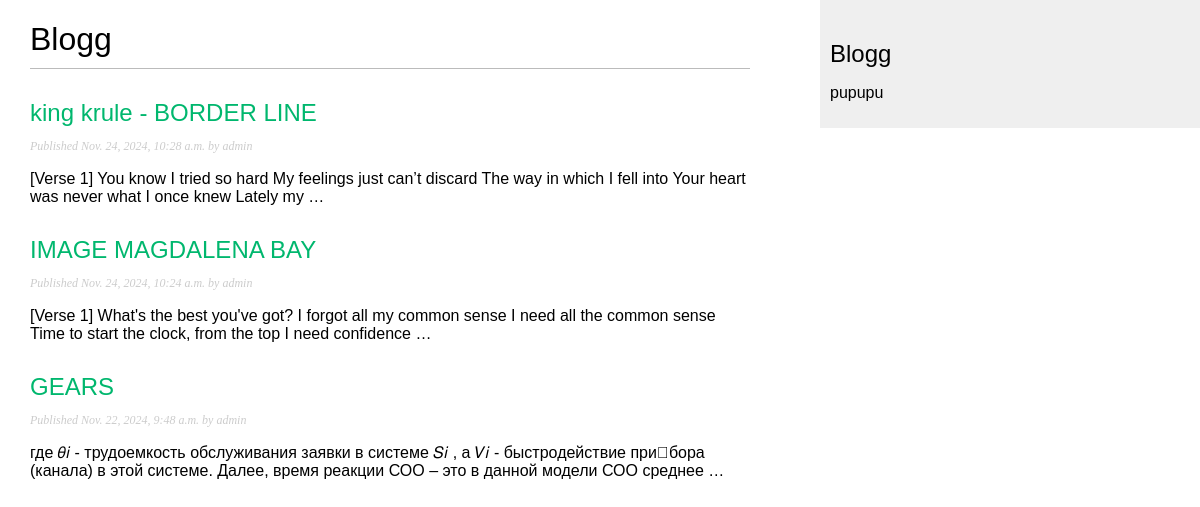
/my_app/, run on an earlier commit of the app's database.
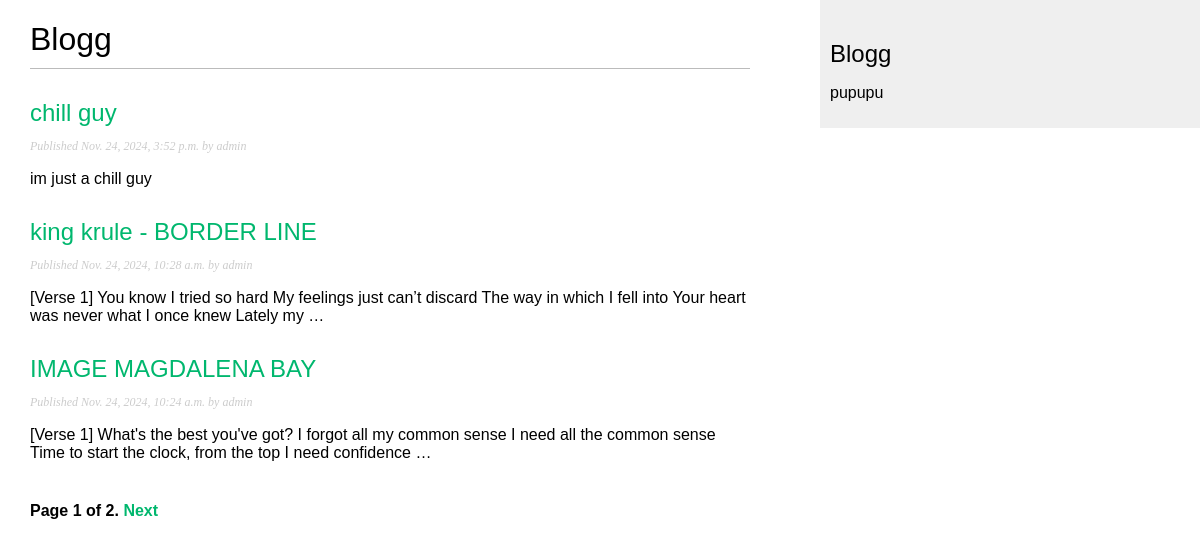
And on a later commit of the database.
### my_app/models.py (models this page shows, shortened)
class Post(models.Model):
    class Status(models.TextChoices):
        DRAFT = 'DF', 'Draft'
        PUBLISHED = 'PB', 'Published'
    title = models.CharField(max_length=250)
    slug = models.SlugField(max_length=250,
                            unique_for_date='publish')
    author = models.ForeignKey(User,
                               on_delete=models.CASCADE,
                               related_name='blog_posts')
    body = models.TextField()
    publish = models.DateTimeField(default=timezone.now)
    created = models.DateTimeField(auto_now_add=True)
    updated = models.DateTimeField(auto_now=True)
    status = models.CharField(max_length=2,
                              choices=Status.choices,
                              default=Status.DRAFT)
    objects = models.Manager() # менеджер, применяемый по умолчанию
    published = PublishedManager() # конкретно-прикладной менеджер
    class Meta:
        ordering = ['-publish']
        indexes = [
            models.Index(fields=['-publish'])
        ]
    def get_absolute_url(self):
        return reverse("blog:post_detail", args=[self.publish.year,
                                                 self.publish.month,
                                                 self.publish.day,
                                                 self.slug])

### my_app/views.py (the view)
# urls.py: path('', views.post_list, name='post_list'),
def post_list(request):
    post_list = Post.published.all()
    paginator = Paginator(post_list, 3)
    page_number = request.GET.get('page', 1)
    try:
        posts = paginator.page(page_number)
    except PageNotAnInteger:
        posts = paginator.page(1)
    except EmptyPage:
        posts = paginator.page(paginator.num_pages)
    return render(request,
                  'blog/post/list.html',
                  {'posts': posts})

### my_app/models.py (called while the page is built)
    def get_queryset(self) -> models.QuerySet:
        return super().get_queryset()\
            .filter(status=Post.Status.PUBLISHED)

### my_app/templates/blog/post/list.html
{% extends "blog/base.html" %}
{% block content %}
<h1>Blogg</h1>
{% for post in posts %}
<h2>
    <a href="{{ post.get_absolute_url }}">
        {{ post.title }}
    </a>
</h2>
<p class="date">
    Published {{ post.publish }} by {{ post.author }}
</p>
{{ post.body|truncatewords:30|linebreaks }}
{% endfor %}
{% include "pagination.html" with page=posts %}
{% endblock %}

What changed in the data, as far as the page shows it:
no longer on this page (row unchanged): Post: title "GEARS", publish "Nov. 22, 2024, 9:48 a.m.", author "admin", body "где 𝜃𝑖 - трудоемкость обслуживания заявки в системе 𝑆𝑖 , а 𝑉𝑖 - быстродействие при\u0002бора (канала) в этой системе. Далее, время реакции СОО – это в данной модели СОО среднее …"
added Post: title "chill guy", publish "Nov. 24, 2024, 3:52 p.m.", author "admin", body "im just a chill guy"
Also different on the page:
{{ page.number }}: (not shown) → "1"
{{ page.paginator.num_pages }}: (not shown) → "2"
text now shown: "Page of . Next"
